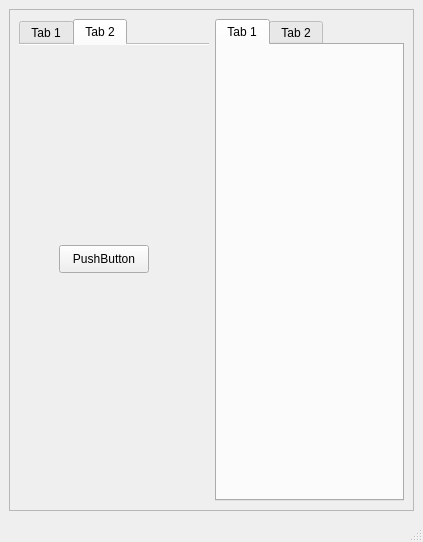
<?xml version="1.0" encoding="UTF-8"?>
<ui version="4.0">
 <class>MainWindow</class>
 <widget class="QMainWindow" name="MainWindow">
  <property name="geometry">
   <rect>
    <x>0</x>
    <y>0</y>
    <width>423</width>
    <height>542</height>
   </rect>
  </property>
  <property name="windowTitle">
   <string>MainWindow</string>
  </property>
  <widget class="QWidget" name="centralwidget">
   <layout class="QHBoxLayout" name="horizontalLayout">
    <item>
     <widget class="QScrollArea" name="scrollArea">
      <property name="sizePolicy">
       <sizepolicy hsizetype="Expanding" vsizetype="Expanding">
        <horstretch>0</horstretch>
        <verstretch>0</verstretch>
       </sizepolicy>
      </property>
      <property name="widgetResizable">
       <bool>true</bool>
      </property>
      <widget class="QWidget" name="scrollAreaWidgetContents">
       <property name="geometry">
        <rect>
         <x>0</x>
         <y>0</y>
         <width>403</width>
         <height>478</height>
        </rect>
       </property>
       <layout class="QHBoxLayout" name="horizontalLayout_2">
        <item>
         <layout class="QVBoxLayout" name="verticalLayout">
          <item>
           <widget class="QTabWidget" name="tabWidget">
            <property name="acceptDrops">
             <bool>true</bool>
            </property>
            <property name="currentIndex">
             <number>1</number>
            </property>
            <property name="documentMode">
             <bool>true</bool>
            </property>
            <property name="tabsClosable">
             <bool>false</bool>
            </property>
            <property name="movable">
             <bool>true</bool>
            </property>
            <widget class="QWidget" name="tab">
             <attribute name="title">
              <string>Tab 1</string>
             </attribute>
             <layout class="QHBoxLayout" name="horizontalLayout_3"/>
            </widget>
            <widget class="QWidget" name="tab_2">
             <attribute name="title">
              <string>Tab 2</string>
             </attribute>
             <widget class="QPushButton" name="pushButton">
              <property name="geometry">
               <rect>
                <x>40</x>
                <y>200</y>
                <width>90</width>
                <height>28</height>
               </rect>
              </property>
              <property name="text">
               <string>PushButton</string>
              </property>
             </widget>
            </widget>
           </widget>
          </item>
         </layout>
        </item>
        <item>
         <layout class="QVBoxLayout" name="verticalLayout_2">
          <item>
           <widget class="QTabWidget" name="tabWidget_2">
            <property name="acceptDrops">
             <bool>true</bool>
            </property>
            <property name="movable">
             <bool>true</bool>
            </property>
            <widget class="QWidget" name="tab_3">
             <attribute name="title">
              <string>Tab 1</string>
             </attribute>
            </widget>
            <widget class="QWidget" name="tab_4">
             <attribute name="title">
              <string>Tab 2</string>
             </attribute>
            </widget>
           </widget>
          </item>
         </layout>
        </item>
       </layout>
      </widget>
     </widget>
    </item>
   </layout>
  </widget>
  <widget class="QMenuBar" name="menubar">
   <property name="geometry">
    <rect>
     <x>0</x>
     <y>0</y>
     <width>423</width>
     <height>22</height>
    </rect>
   </property>
  </widget>
  <widget class="QStatusBar" name="statusbar"/>
 </widget>
 <resources/>
 <connections/>
</ui>
